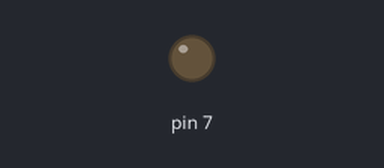
Simulated run of this sketch. Board: Arduino Uno, built with avr-gcc and run on an emulated ATmega328P. On the bench: output pins drawn as LEDs (lit = HIGH).

Above: at 0.1 s.
At 64.1 s:
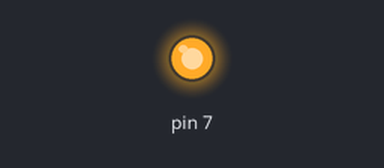
Timing chart, 0 to 129.5 s (numbered marks = the images above):
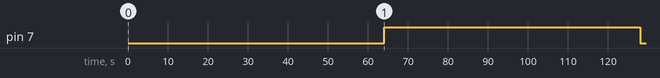

The sketch:

brightness.ino
```cpp
void setup(){
  pinMode(7,OUTPUT);
}

void loop(){
  int i = 0;
  while(i<=255){
    analogWrite(7,i);
    delay(500);
    i = i+1;
  }
}
```

Measured:
- by itself, pin 7: LOW → HIGH at 64.0 s, → LOW 64.0 s later
